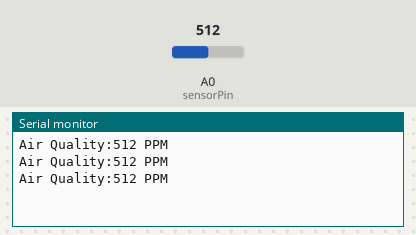
Bench run of a sketch on a simulated Arduino Uno, built with avr-gcc and run on an emulated ATmega328P. Parts: the last lines printed to the serial monitor. The inputs (shaded band) are chosen by the test bench; at power-on: A0 (sensorPin) = 512.

Above: at 1.3 s.
1.4 s: A0 (sensorPin) set to 716
At 1.9 s:
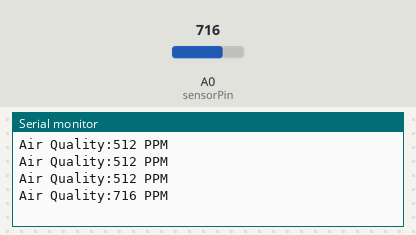
2.9 s: A0 (sensorPin) set to 900
At 3.4 s:
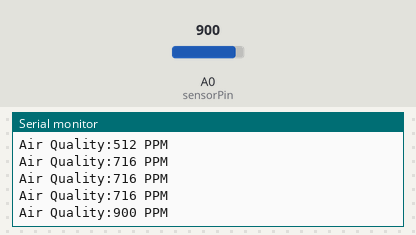
Timing chart, 0 to 5.9 s (numbered marks = the images above; inputs shaded):
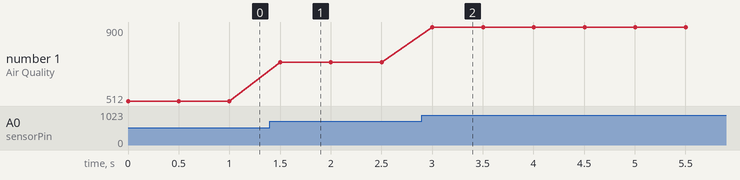

Measured:
- after the input at 1.4 s, the serial monitor: prints a new line after 0.10 s (image 1)
- after the input at 2.9 s, the serial monitor: prints a new line after 0.10 s (image 2)
- plotted number 1: 512 → 716 after the input at 1.4 s, 716 → 900 after the input at 2.9 s

The sketch:

MQ135_sensor_check.ino
```cpp
int sensorPin=A0;
int sensorData;
void setup()
{
  Serial.begin(9600);
  pinMode(sensorPin,INPUT);
 }
void loop()
{
  sensorData = analogRead(sensorPin);
  Serial.print("Air Quality:");
  Serial.print(sensorData, DEC);
  Serial.println(" PPM");
  delay(500);
}
```
